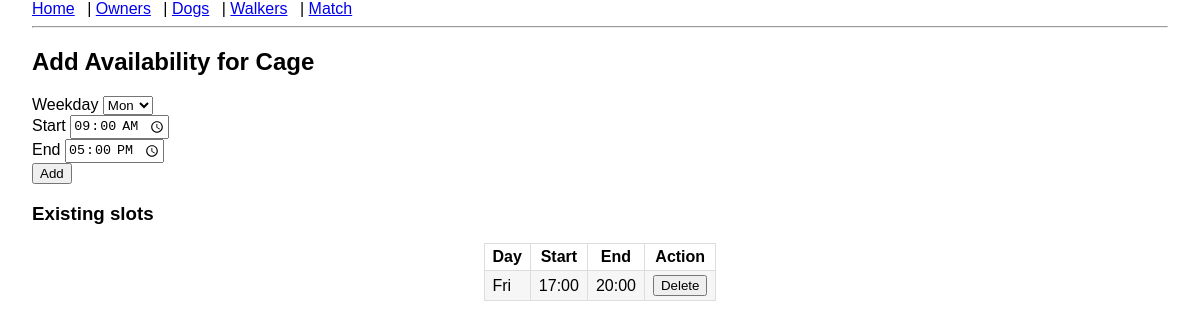
Page /availability/dog/8 on the earlier database version.
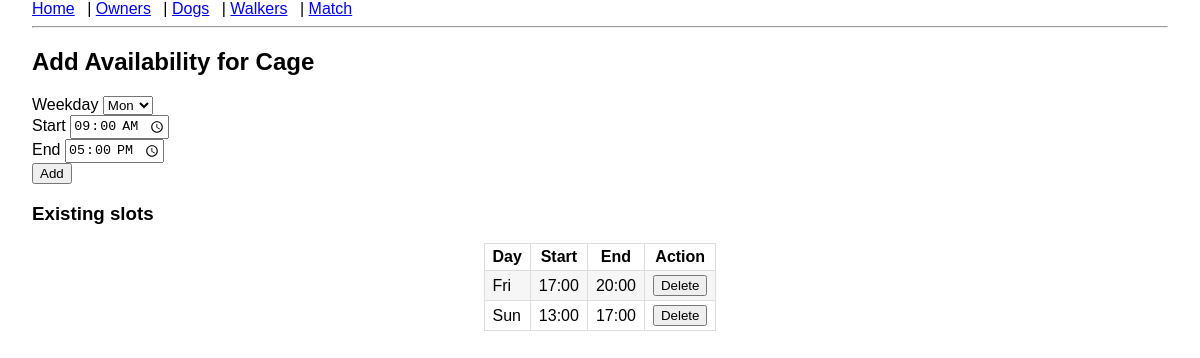
Same page on the later database version.
### models.py (models this page shows)
class Availability(db.Model):
    id = db.Column(db.Integer, primary_key=True)
    weekday = db.Column(db.Integer, nullable=False)  # 0 = Mon … 6 = Sun
    start_time = db.Column(db.Time, nullable=False)
    end_time = db.Column(db.Time, nullable=False)
    dog_id = db.Column(db.Integer, db.ForeignKey("dog.id"))
    walker_id = db.Column(db.Integer, db.ForeignKey("dog_walker.id"))

### app.py (the view, shortened to what this page needs)
@app.route("/availability/<string:entity>/<int:entity_id>", methods=["GET", "POST"])
def manage_availability(entity, entity_id):
    form = AvailabilityForm()
    if entity == "dog":
        obj = Dog.query.get_or_404(entity_id)
    else:
        obj = DogWalker.query.get_or_404(entity_id)
    return render_template(
        "availability_form.html",
        form=AvailabilityForm(),
        entity=entity,
        obj=obj
    )

### forms.py (shortened to what this page needs)
class AvailabilityForm(FlaskForm):
    weekday = SelectField("Weekday", coerce=int, choices=WEEKDAYS)
    start_time = TimeField("Start", default=dt.time(9, 0))
    end_time = TimeField("End", default=dt.time(17, 0))
    submit = SubmitField("Add")

### templates/availability_form.html (shortened to what this page needs)
{% extends "layout.html" %}
{% block content %}
<h2>Add Availability for {{ obj.name }}</h2>
<form method="post">
    {{ form.weekday.label }} {{ form.weekday() }}<br>
    {{ form.start_time.label }} {{ form.start_time() }}<br>
    {{ form.end_time.label }} {{ form.end_time() }}<br>
    {{ form.submit() }}
</form>
<h3>Existing slots</h3>
<table>
    <tr>
        <th>Day</th>
        <th>Start</th>
        <th>End</th>
        <th>Action</th>
    </tr>
    {% for a in obj.availabilities %}
    <tr>
        <td>{{ ['Mon','Tue','Wed','Thu','Fri','Sat','Sun'][a.weekday] }}</td>
        <td>{{ a.start_time.strftime('%H:%M') }}</td>
        <td>{{ a.end_time.strftime('%H:%M') }}</td>
        <td>
            <form action="{{ url_for('delete_availability', availability_id=a.id) }}" method="post" style="margin:0;">
                <button type="submit" onclick="return confirm('Are you sure you want to delete this slot?');"
                        class="btn btn-danger">
                    Delete
                </button>
            </form>
        </td>
    </tr>
    {% endfor %}
</table>
{% endblock %}

Differences in the rows shown:
added Availability: weekday "Sun", start_time "13:00", end_time "17:00"
